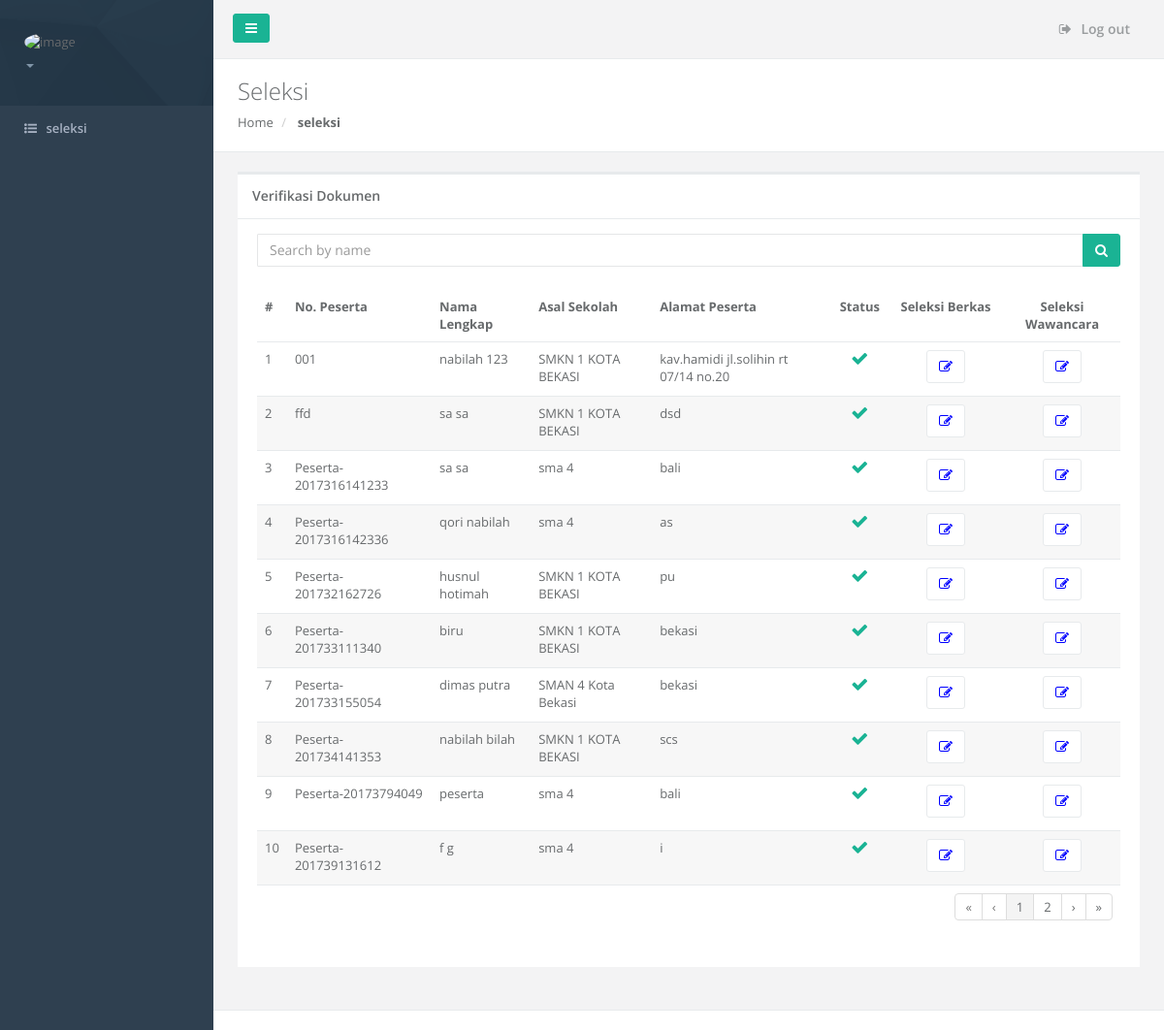
The app's page /Assessor/seleksi.php with its own data.
### tables this page shows
CREATE TABLE IF NOT EXISTS `tbl_peserta` (
  `kode_peserta` varchar(50) NOT NULL,
  `nama_depan` varchar(50) NOT NULL,
  `nama_belakang` varchar(50) DEFAULT NULL,
  `jenis_kelamin` varchar(15) NOT NULL,
  `tempat_lahir` varchar(50) DEFAULT NULL,
  `tgl_lahir` date NOT NULL,
  `kode_sekolah` varchar(50) NOT NULL,
  `alamat_peserta` varchar(250) NOT NULL,
  `kode_provinsi` varchar(50) DEFAULT NULL,
  `kode_kabupaten` varchar(50) DEFAULT NULL,
  `kode_kecamatan` varchar(50) DEFAULT NULL,
  `telp_peserta` varchar(15) DEFAULT NULL,
  `email` varchar(50) DEFAULT NULL,
  `foto` varchar(255) DEFAULT NULL,
  `kode_agent` varchar(50) DEFAULT NULL,
  `kode_lokasi` varchar(50) DEFAULT NULL,
  `user_id` varchar(50) DEFAULT NULL,
  `tgl_daftar` date NOT NULL,
  PRIMARY KEY (`kode_peserta`)
);

CREATE TABLE IF NOT EXISTS `tbl_sekolah` (
  `kode_sekolah` varchar(50) NOT NULL,
  `nama_sekolah` varchar(50) NOT NULL,
  `alamat_sekolah` varchar(250) NOT NULL,
  `kode_provinsi` varchar(50) NOT NULL,
  `kode_kabupaten` varchar(50) NOT NULL,
  `kode_kecamatan` varchar(50) NOT NULL,
  `telp` varchar(15) NOT NULL,
  `kode_lokasi` varchar(50) NOT NULL,
  PRIMARY KEY (`kode_sekolah`)
);

### Assessor/seleksi.php (the view, shortened to what this page needs)
<?php
    include('../koneksi.php');
    $query_peserta = mysqli_query($conn,"SELECT a.kode_peserta,concat(a.nama_depan,' ',a.nama_belakang)nama, a.tempat_lahir, a.tgl_lahir, b.nama_sekolah, a.alamat_peserta, b.kode_sekolah FROM tbl_peserta AS a inner join tbl_sekolah AS b on a.kode_sekolah = b.kode_sekolah ");
?>
<!DOCTYPE html>
<html>
<head>
    <link href="../css/bootstrap.min.css" rel="stylesheet">
    <link href="../font-awesome/css/font-awesome.css" rel="stylesheet">
    <link href="../css/plugins/footable/footable.core.css" rel="stylesheet">
    <link href="../css/animate.css" rel="stylesheet">
    <link href="../css/style.css" rel="stylesheet">
</head>
<body>
    <?php
        include 'sitemaster.php';
    ?>
        <div class="row wrapper border-bottom white-bg page-heading">
            <div class="col-lg-10">
            <h2>Seleksi</h2>
            <ol class="breadcrumb">
                <li>
                    <a href="seleksi.php">Home</a>
                </li>
                <li class="active">
                    <strong>seleksi</strong>
                </li>
            </ol>
            </div>
        </div>
        <div class="wrapper wrapper-content animated fadeInRight">
            <div class="row">
                <div class="col-lg-12">
                    <div class="ibox float-e-margins">
                        <div class="ibox-title">
                            <h5>Verifikasi Dokumen</h5>
                        </div>
                        <div class="ibox-content">
                            <div class="input-group"><input type="text" class="form-control" id="txt_search" placeholder="Search by name"  />
                                <span class="input-group-btn"><button type="button" class="btn btn-primary" onclick="search();" ><i class="fa fa-search"></i></button> </span>
                            </div>
                            <br />
                            <table class="footable table table-stripped" data-page-size="10" id="table">
                                <thead>
                                <tr>
                                    <td><b>#</b></td>
                                    <td><b>No. Peserta</b></td>
                                    <td><b>Nama Lengkap</b></td>
                                    <td><b>Asal Sekolah</b></td>
                                    <td><b>Alamat Peserta</b></td>
                                    <td style="text-align:center;"><strong>Status</strong></td>
                                    <td style="width:120px; text-align:center;"><strong>Seleksi Berkas</strong></td>
                                    <td style="width:120px; text-align:center;"><strong>Seleksi Wawancara</strong></td>
                                </tr>
                                </thead>
                                <?php
                                    echo "<tbody>";
                                    $i = 0;
                                    while ($row = mysqli_fetch_array($query_peserta)) {
                                        $i++;
                                        echo "<tr>";
                                        echo "<td>".$i."</td>";
                                        echo "<td>".$row['kode_peserta']."</td>";
                                        echo "<td>".$row['nama']."</td>";
                                        echo "<td>".$row['nama_sekolah']."</td>";
                                        echo "<td>".$row['alamat_peserta']."</td>";
                                        echo "<td><center><i class='fa fa-check text-navy' style='font-size:large;''></i></td>";
                                        echo "<td><center><a href='formseleksi.php?id=".$row['kode_peserta']."' class='btn btn-white'><i class='fa fa-pencil-square-o' style='color:blue;''></i></a></center></center></td>";
                                        echo "<td><center><a href='wawancara.php?id=".$row['kode_peserta']."' class='btn btn-white'><i class='fa fa-pencil-square-o' style='color:blue;''></i></a></center></td>";
                                        echo "</tr>";
                                    }
                                    echo "</tbody>";
                                ?>
                                <tfoot>
                                <tr>
                                    <td colspan="8">
                                        <ul class="pagination pull-right"></ul>
                                    </td>
                                </tr>
                                </tfoot>
                            </table>
                        </div>
                    </div>
                </div>
            </div>
        </div>
        <div class="footer">
        </div>
        </div>
        </div>
</body>
</html>

### records on screen
tbl_peserta: kode_peserta "001", nama "nabilah 123", kode_sekolah.nama_sekolah "SMKN 1 KOTA BEKASI", alamat_peserta "kav.hamidi jl.solihin rt 07/14 no.20"
tbl_peserta: kode_peserta "ffd", nama "sa sa", kode_sekolah.nama_sekolah "SMKN 1 KOTA BEKASI", alamat_peserta "dsd"
tbl_peserta: kode_peserta "Peserta-2017316141233", nama "sa sa", kode_sekolah.nama_sekolah "sma 4", alamat_peserta "bali"
tbl_peserta: kode_peserta "Peserta-2017316142336", nama "qori nabilah", kode_sekolah.nama_sekolah "sma 4", alamat_peserta "as"
tbl_peserta: kode_peserta "Peserta-201732162726", nama "husnul hotimah", kode_sekolah.nama_sekolah "SMKN 1 KOTA BEKASI", alamat_peserta "pu"
tbl_peserta: kode_peserta "Peserta-201733111340", nama "biru", kode_sekolah.nama_sekolah "SMKN 1 KOTA BEKASI", alamat_peserta "bekasi"
tbl_peserta: kode_peserta "Peserta-201733155054", nama "dimas putra", kode_sekolah.nama_sekolah "SMAN 4 Kota Bekasi", alamat_peserta "bekasi"
tbl_peserta: kode_peserta "Peserta-201734141353", nama "nabilah bilah", kode_sekolah.nama_sekolah "SMKN 1 KOTA BEKASI", alamat_peserta "scs"
tbl_peserta: kode_peserta "Peserta-20173794049", nama "peserta", kode_sekolah.nama_sekolah "sma 4", alamat_peserta "bali"
tbl_peserta: kode_peserta "Peserta-201739131612", nama "f g", kode_sekolah.nama_sekolah "sma 4", alamat_peserta "i"
